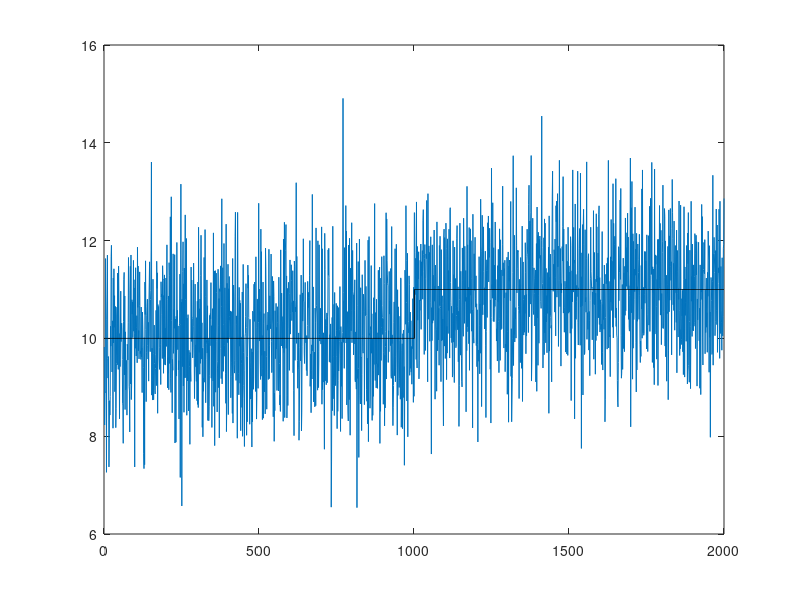
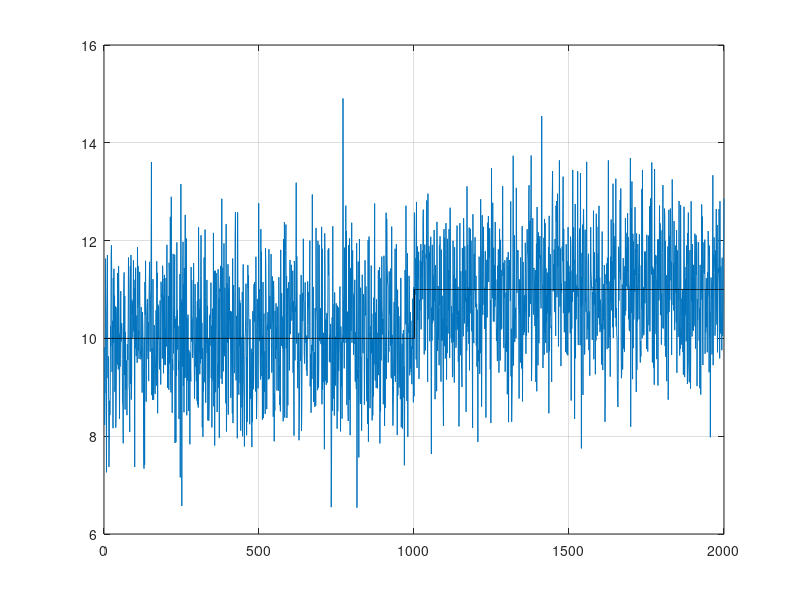

Source code (MATLAB) for these figures, in order: (Note: this script raises an error after producing the figures.)
%%
% This code is made by:
% Jorge Bonekamp
% Gerardo Moyers
% Casper Spronk
clear all
close all
clc
%% Deterministic Limit Checks
% Setting up signal with noise and mean change
k0                     = 1001;                                             % Time instant when the mean of the signal changes
Mean1                  = 10;
Mean_Change            = 1;
Mean2                  = Mean1 + Mean_Change;
k0                     = 1001;                                             % Time instant when the mean of the signal changes
Noise                  = wgn(1,(k0-1)*2,1);                                % White Gaussian Noise with variance 1
z1                     = Mean1 + Noise(1:k0-1);
z2                     = Mean2 + Noise(1+length(Noise)/2:end);
z                      = [z1 z2];                                          % The discrete time signal

% plotting the discrete time signal z
figure
plot(z)
hold on
Mean1_Vec              = Mean1 * ones(1,k0-1);
Mean2_Vec              = Mean2 * ones(1,k0-1);
Mean                   = [Mean1_Vec Mean2_Vec];
stairs(Mean, 'color','k')
hold off

%Setting up Deterministic Limit check
Limit_Size             = Mean_Change / 2;
Upper_Limit            = Mean1 + Limit_Size;
Lower_Limit            = Mean1 - Limit_Size;
Output_Test1           = (z > Upper_Limit) | (z < Lower_Limit);

% Plotting Results of test
figure
plot( z )
hold on
grid on
stairs( Mean                           , 'color', 'k' )
stairs( Output_Test1 )
plot( Upper_Limit * ones(1,length(z)), 'color', 'r' )
plot( Lower_Limit * ones(1,length(z)), 'color', 'r' )
hold off
%% Windowed Deterministic Limit Check

W = 30;

Average = movmean(z,W,'omitnan');                                   % Averaging signal
Output_Test2 = (Average > Upper_Limit) | (Average < Lower_Limit);   % Checking against limits

figure
plot( z )
hold on
stairs(Output_Test2)
stairs( Mean                         , 'color', 'k' )
plot( Upper_Limit * ones(1,length(z)), 'color', 'r' )
plot( Lower_Limit * ones(1,length(z)), 'color', 'r' )
plot(Average, 'linewidth', 2, 'color', 'm')
%legend TODO
hold off

%% Probablistic test
meanEst = zeros(1,length(x));
for i = 2:length(x)
    meanEst(i) = meanEst(i-1) + 1/i * (x(i) - meanEst(i-1)); 
end

variancesquared = zeros(1,length(x));

for i = 3:length(x)
    disp(i)
    disp(variancesquared(i))
    disp(x(i))
    disp(meanEst(i))
    variancesquared = (i-2)/(i-1) * variancesquared(i-1) + (x(i) - meanEst(i-1))^2;
end

figure
plot(x)
hold on
plot(meanEst)
